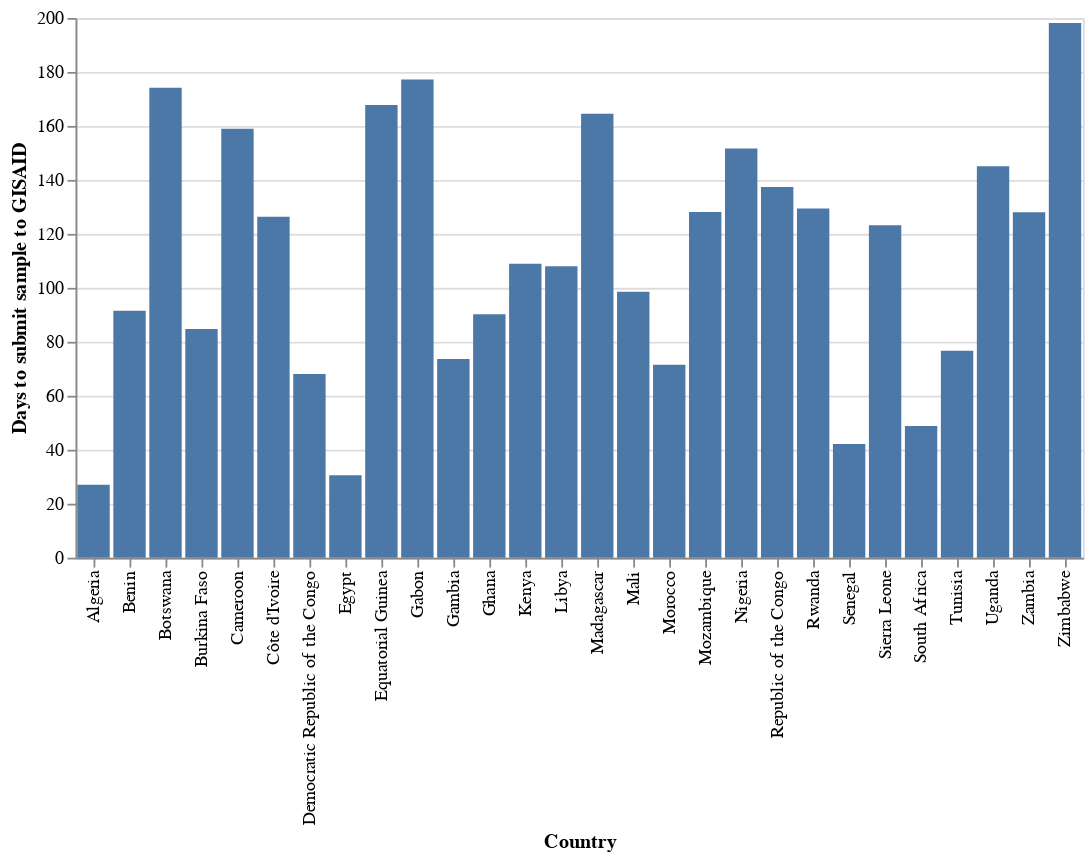

Notebook cell for this chart:
### Code cell
alt.Chart(days_to_submit_df_2020).mark_bar().encode(x=alt.X("country", title="Country"), y=alt.Y("days_to_submit", title="Days to submit sample to GISAID"))

### Figure 1 — Vega-Lite specification as saved in the notebook (floating-point values rounded to 4 significant figures)
{"config": {"view": {"continuousWidth": 400, "continuousHeight": 300}}, "data": {"name": "data-3af51b253eaf03ea06f377e41488fd96"}, "mark": "bar", "encoding": {"x": {"type": "nominal", "field": "country", "title": "Country"}, "y": {"type": "quantitative", "field": "days_to_submit", "title": "Days to submit sample to GISAID"}}, "$schema": "https://vega.github.io/schema/vega-lite/v4.8.1.json", "datasets": {"data-3af51b253eaf03ea06f377e41488fd96": [{"country": "Algeria", "length": 29800.0, "purpose_of_sequencing": null, "days_to_submit": 27.0}, {"country": "Egypt", "length": 29820.0, "purpose_of_sequencing": null, "days_to_submit": 30.52}, {"country": "Senegal", "length": 29730.0, "purpose_of_sequencing": null, "days_to_submit": 42.11}, {"country": "South Africa", "length": 29840.0, "purpose_of_sequencing": null, "days_to_submit": 48.83}, {"country": "Democratic Republic of the Congo", "length": 29680.0, "purpose_of_sequencing": null, "days_to_submit": 68.04}, {"country": "Morocco", "length": 29820.0, "purpose_of_sequencing": null, "days_to_submit": 71.51}, {"country": "Gambia", "length": 29750.0, "purpose_of_sequencing": null, "days_to_submit": 73.66}, {"country": "Tunisia", "length": 29860.0, "purpose_of_sequencing": null, "days_to_submit": 76.69}, {"country": "Burkina Faso", "length": 29780.0, "purpose_of_sequencing": null, "days_to_submit": 84.75}, {"country": "Ghana", "length": 29680.0, "purpose_of_sequencing": null, "days_to_submit": 90.19}, {"country": "Benin", "length": 29770.0, "purpose_of_sequencing": null, "days_to_submit": 91.5}, {"country": "Mali", "length": 29800.0, "purpose_of_sequencing": null, "days_to_submit": 98.55}, {"country": "Libya", "length": 29880.0, "purpose_of_sequencing": null, "days_to_submit": 108.0}, {"country": "Kenya", "length": 29590.0, "purpose_of_sequencing": null, "days_to_submit": 108.9}, {"country": "Sierra Leone", "length": 29880.0, "purpose_of_sequencing": null, "days_to_submit": 123.2}, {"country": "Côte d'Ivoire", "length": 29770.0, "purpose_of_sequencing": null, "days_to_submit": 126.4}, {"country": "Zambia", "length": 29780.0, "purpose_of_sequencing": null, "days_to_submit": 128.0}, {"country": "Mozambique", "length": 29790.0, "purpose_of_sequencing": null, "days_to_submit": 128.1}, {"country": "Rwanda", "length": 29570.0, "purpose_of_sequencing": null, "days_to_submit": 129.4}, {"country": "Republic of the Congo", "length": 29840.0, "purpose_of_sequencing": null, "days_to_submit": 137.4}, {"country": "Uganda", "length": 29760.0, "purpose_of_sequencing": null, "days_to_submit": 145.1}, {"country": "Nigeria", "length": 29830.0, "purpose_of_sequencing": null, "days_to_submit": 151.6}, {"country": "Cameroon", "length": 29690.0, "purpose_of_sequencing": null, "days_to_submit": 159.0}, {"country": "Madagascar", "length": 29860.0, "purpose_of_sequencing": null, "days_to_submit": 164.5}, {"country": "Equatorial Guinea", "length": 29810.0, "purpose_of_sequencing": null, "days_to_submit": 167.7}, {"country": "Botswana", "length": 29780.0, "purpose_of_sequencing": null, "days_to_submit": 174.2}, {"country": "Gabon", "length": 29870.0, "purpose_of_sequencing": null, "days_to_submit": 177.2}, {"country": "Zimbabwe", "length": 29810.0, "purpose_of_sequencing": null, "days_to_submit": 198.1}]}}
